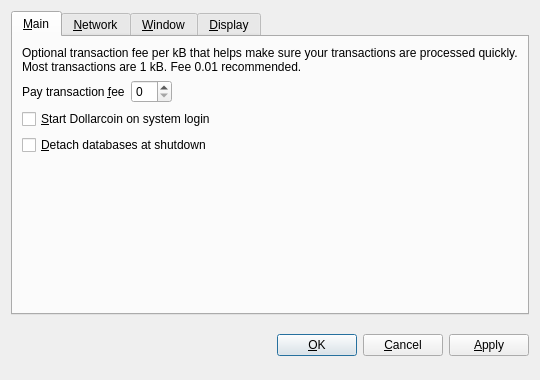
<?xml version="1.0" encoding="UTF-8"?>
<ui version="4.0">
 <class>OptionsDialog</class>
 <widget class="QDialog" name="OptionsDialog">
  <property name="geometry">
   <rect>
    <x>0</x>
    <y>0</y>
    <width>540</width>
    <height>380</height>
   </rect>
  </property>
  <property name="windowTitle">
   <string>Options</string>
  </property>
  <property name="modal">
   <bool>true</bool>
  </property>
  <layout class="QVBoxLayout" name="verticalLayout">
   <item>
    <widget class="QTabWidget" name="tabWidget">
     <property name="tabPosition">
      <enum>QTabWidget::North</enum>
     </property>
     <property name="currentIndex">
      <number>0</number>
     </property>
     <widget class="QWidget" name="tabMain">
      <attribute name="title">
       <string>&amp;Main</string>
      </attribute>
      <layout class="QVBoxLayout" name="verticalLayout_Main">
       <item>
        <widget class="QLabel" name="transactionFeeInfoLabel">
         <property name="text">
          <string>Optional transaction fee per kB that helps make sure your transactions are processed quickly. Most transactions are 1 kB. Fee 0.01 recommended.</string>
         </property>
         <property name="textFormat">
          <enum>Qt::PlainText</enum>
         </property>
         <property name="wordWrap">
          <bool>true</bool>
         </property>
        </widget>
       </item>
       <item>
        <layout class="QHBoxLayout" name="horizontalLayout_Main">
         <item>
          <widget class="QLabel" name="transactionFeeLabel">
           <property name="text">
            <string>Pay transaction &amp;fee</string>
           </property>
           <property name="textFormat">
            <enum>Qt::PlainText</enum>
           </property>
           <property name="buddy">
            <cstring>transactionFee</cstring>
           </property>
          </widget>
         </item>
         <item>
          <widget class="BitcoinAmountField" name="transactionFee"/>
         </item>
         <item>
          <spacer name="horizontalSpacer_Main">
           <property name="orientation">
            <enum>Qt::Horizontal</enum>
           </property>
           <property name="sizeHint" stdset="0">
            <size>
             <width>40</width>
             <height>20</height>
            </size>
           </property>
          </spacer>
         </item>
        </layout>
       </item>
       <item>
        <widget class="QCheckBox" name="bitcoinAtStartup">
         <property name="toolTip">
          <string>Automatically start Dollarcoin after logging in to the system.</string>
         </property>
         <property name="text">
          <string>&amp;Start Dollarcoin on system login</string>
         </property>
        </widget>
       </item>
       <item>
        <widget class="QCheckBox" name="detachDatabases">
         <property name="toolTip">
          <string>Detach block and address databases at shutdown. This means they can be moved to another data directory, but it slows down shutdown. The wallet is always detached.</string>
         </property>
         <property name="text">
          <string>&amp;Detach databases at shutdown</string>
         </property>
        </widget>
       </item>
       <item>
        <spacer name="verticalSpacer_Main">
         <property name="orientation">
          <enum>Qt::Vertical</enum>
         </property>
         <property name="sizeHint" stdset="0">
          <size>
           <width>20</width>
           <height>40</height>
          </size>
         </property>
        </spacer>
       </item>
      </layout>
     </widget>
     <widget class="QWidget" name="tabNetwork">
      <attribute name="title">
       <string>&amp;Network</string>
      </attribute>
      <layout class="QVBoxLayout" name="verticalLayout_Network">
       <item>
        <widget class="QCheckBox" name="mapPortUpnp">
         <property name="toolTip">
          <string>Automatically open the Dollarcoin client port on the router. This only works when your router supports UPnP and it is enabled.</string>
         </property>
         <property name="text">
          <string>Map port using &amp;UPnP</string>
         </property>
        </widget>
       </item>
       <item>
        <widget class="QCheckBox" name="connectSocks">
         <property name="toolTip">
          <string>Connect to the Dollarcoin network through a SOCKS proxy (e.g. when connecting through Tor).</string>
         </property>
         <property name="text">
          <string>&amp;Connect through SOCKS proxy:</string>
         </property>
        </widget>
       </item>
       <item>
        <layout class="QHBoxLayout" name="horizontalLayout_Network">
         <item>
          <widget class="QLabel" name="proxyIpLabel">
           <property name="text">
            <string>Proxy &amp;IP:</string>
           </property>
           <property name="textFormat">
            <enum>Qt::PlainText</enum>
           </property>
           <property name="buddy">
            <cstring>proxyIp</cstring>
           </property>
          </widget>
         </item>
         <item>
          <widget class="QValidatedLineEdit" name="proxyIp">
           <property name="maximumSize">
            <size>
             <width>140</width>
             <height>16777215</height>
            </size>
           </property>
           <property name="toolTip">
            <string>IP address of the proxy (e.g. 127.0.0.1)</string>
           </property>
          </widget>
         </item>
         <item>
          <widget class="QLabel" name="proxyPortLabel">
           <property name="text">
            <string>&amp;Port:</string>
           </property>
           <property name="textFormat">
            <enum>Qt::PlainText</enum>
           </property>
           <property name="buddy">
            <cstring>proxyPort</cstring>
           </property>
          </widget>
         </item>
         <item>
          <widget class="QLineEdit" name="proxyPort">
           <property name="maximumSize">
            <size>
             <width>55</width>
             <height>16777215</height>
            </size>
           </property>
           <property name="toolTip">
            <string>Port of the proxy (e.g. 11888)</string>
           </property>
          </widget>
         </item>
         <item>
          <widget class="QLabel" name="socksVersionLabel">
           <property name="text">
            <string>SOCKS &amp;Version:</string>
           </property>
           <property name="textFormat">
            <enum>Qt::PlainText</enum>
           </property>
           <property name="buddy">
            <cstring>socksVersion</cstring>
           </property>
          </widget>
         </item>
         <item>
          <widget class="QValueComboBox" name="socksVersion">
           <property name="toolTip">
            <string>SOCKS version of the proxy (e.g. 5)</string>
           </property>
          </widget>
         </item>
         <item>
          <spacer name="horizontalSpacer_Network">
           <property name="orientation">
            <enum>Qt::Horizontal</enum>
           </property>
           <property name="sizeHint" stdset="0">
            <size>
             <width>40</width>
             <height>20</height>
            </size>
           </property>
          </spacer>
         </item>
        </layout>
       </item>
       <item>
        <spacer name="verticalSpacer_Network">
         <property name="orientation">
          <enum>Qt::Vertical</enum>
         </property>
         <property name="sizeHint" stdset="0">
          <size>
           <width>20</width>
           <height>40</height>
          </size>
         </property>
        </spacer>
       </item>
      </layout>
     </widget>
     <widget class="QWidget" name="tabWindow">
      <attribute name="title">
       <string>&amp;Window</string>
      </attribute>
      <layout class="QVBoxLayout" name="verticalLayout_Window">
       <item>
        <widget class="QCheckBox" name="minimizeToTray">
         <property name="toolTip">
          <string>Show only a tray icon after minimizing the window.</string>
         </property>
         <property name="text">
          <string>&amp;Minimize to the tray instead of the taskbar</string>
         </property>
        </widget>
       </item>
       <item>
        <widget class="QCheckBox" name="minimizeOnClose">
         <property name="toolTip">
          <string>Minimize instead of exit the application when the window is closed. When this option is enabled, the application will be closed only after selecting Quit in the menu.</string>
         </property>
         <property name="text">
          <string>M&amp;inimize on close</string>
         </property>
        </widget>
       </item>
       <item>
        <spacer name="verticalSpacer_Window">
         <property name="orientation">
          <enum>Qt::Vertical</enum>
         </property>
         <property name="sizeHint" stdset="0">
          <size>
           <width>20</width>
           <height>40</height>
          </size>
         </property>
        </spacer>
       </item>
      </layout>
     </widget>
     <widget class="QWidget" name="tabDisplay">
      <attribute name="title">
       <string>&amp;Display</string>
      </attribute>
      <layout class="QVBoxLayout" name="verticalLayout_Display">
       <item>
        <layout class="QHBoxLayout" name="horizontalLayout_1_Display">
         <item>
          <widget class="QLabel" name="langLabel">
           <property name="text">
            <string>User Interface &amp;language:</string>
           </property>
           <property name="textFormat">
            <enum>Qt::PlainText</enum>
           </property>
           <property name="buddy">
            <cstring>lang</cstring>
           </property>
          </widget>
         </item>
         <item>
          <widget class="QValueComboBox" name="lang">
           <property name="toolTip">
            <string>The user interface language can be set here. This setting will take effect after restarting Dollarcoin.</string>
           </property>
          </widget>
         </item>
        </layout>
       </item>
       <item>
        <layout class="QHBoxLayout" name="horizontalLayout_2_Display">
         <item>
          <widget class="QLabel" name="unitLabel">
           <property name="text">
            <string>&amp;Unit to show amounts in:</string>
           </property>
           <property name="textFormat">
            <enum>Qt::PlainText</enum>
           </property>
           <property name="buddy">
            <cstring>unit</cstring>
           </property>
          </widget>
         </item>
         <item>
          <widget class="QValueComboBox" name="unit">
           <property name="toolTip">
            <string>Choose the default subdivision unit to show in the interface and when sending coins.</string>
           </property>
          </widget>
         </item>
        </layout>
       </item>
       <item>
        <widget class="QCheckBox" name="displayAddresses">
         <property name="toolTip">
          <string>Whether to show Dollarcoin addresses in the transaction list or not.</string>
         </property>
         <property name="text">
          <string>&amp;Display addresses in transaction list</string>
         </property>
        </widget>
       </item>
       <item>
        <spacer name="verticalSpacer_Display">
         <property name="orientation">
          <enum>Qt::Vertical</enum>
         </property>
         <property name="sizeHint" stdset="0">
          <size>
           <width>20</width>
           <height>40</height>
          </size>
         </property>
        </spacer>
       </item>
      </layout>
     </widget>
    </widget>
   </item>
   <item>
    <layout class="QHBoxLayout" name="horizontalLayout_Buttons">
     <item>
      <spacer name="horizontalSpacer_1">
       <property name="orientation">
        <enum>Qt::Horizontal</enum>
       </property>
       <property name="sizeHint" stdset="0">
        <size>
         <width>40</width>
         <height>48</height>
        </size>
       </property>
      </spacer>
     </item>
     <item>
      <widget class="QLabel" name="statusLabel">
       <property name="font">
        <font>
         <weight>75</weight>
         <bold>true</bold>
        </font>
       </property>
       <property name="text">
        <string/>
       </property>
       <property name="textFormat">
        <enum>Qt::PlainText</enum>
       </property>
       <property name="wordWrap">
        <bool>true</bool>
       </property>
      </widget>
     </item>
     <item>
      <spacer name="horizontalSpacer_2">
       <property name="orientation">
        <enum>Qt::Horizontal</enum>
       </property>
       <property name="sizeHint" stdset="0">
        <size>
         <width>40</width>
         <height>48</height>
        </size>
       </property>
      </spacer>
     </item>
     <item>
      <widget class="QPushButton" name="okButton">
       <property name="text">
        <string>&amp;OK</string>
       </property>
      </widget>
     </item>
     <item>
      <widget class="QPushButton" name="cancelButton">
       <property name="text">
        <string>&amp;Cancel</string>
       </property>
       <property name="autoDefault">
        <bool>false</bool>
       </property>
      </widget>
     </item>
     <item>
      <widget class="QPushButton" name="applyButton">
       <property name="text">
        <string>&amp;Apply</string>
       </property>
       <property name="autoDefault">
        <bool>false</bool>
       </property>
       <property name="default">
        <bool>false</bool>
       </property>
       <property name="flat">
        <bool>false</bool>
       </property>
      </widget>
     </item>
    </layout>
   </item>
  </layout>
 </widget>
 <customwidgets>
  <customwidget>
   <class>BitcoinAmountField</class>
   <extends>QSpinBox</extends>
   <header>bitcoinamountfield.h</header>
  </customwidget>
  <customwidget>
   <class>QValueComboBox</class>
   <extends>QComboBox</extends>
   <header>qvaluecombobox.h</header>
  </customwidget>
  <customwidget>
   <class>QValidatedLineEdit</class>
   <extends>QLineEdit</extends>
   <header>qvalidatedlineedit.h</header>
  </customwidget>
 </customwidgets>
 <resources/>
 <connections/>
</ui>
